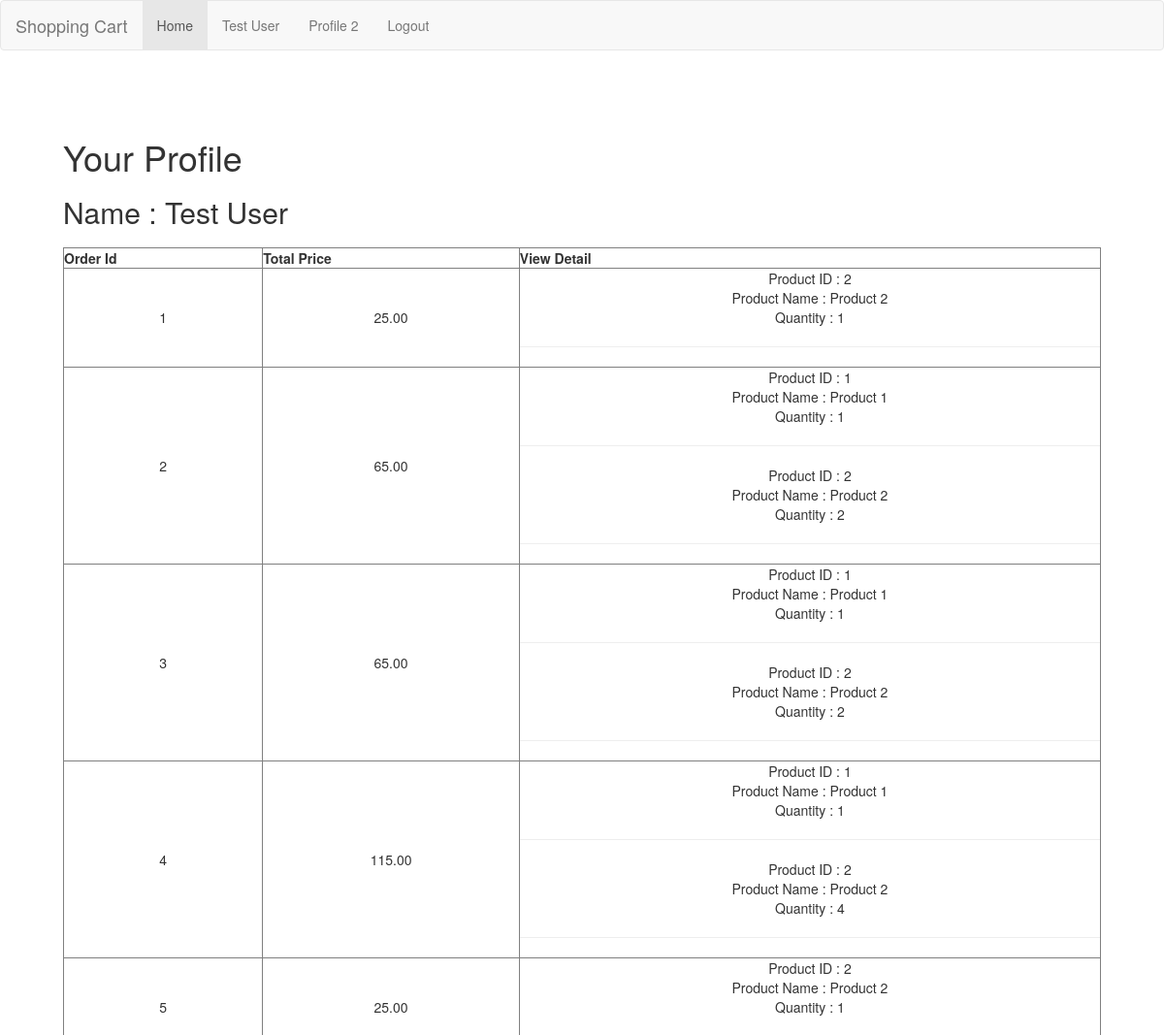
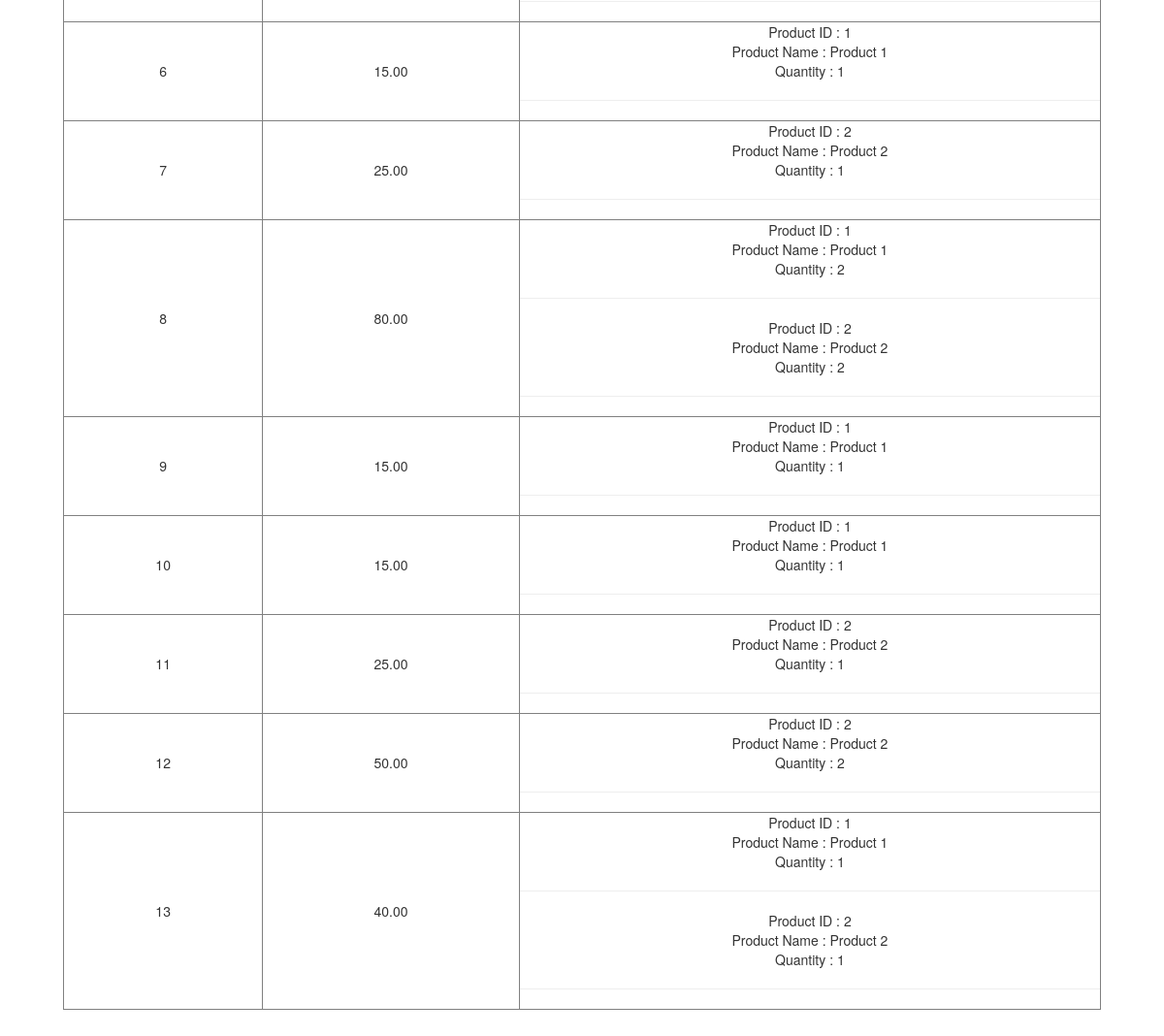
Page /profile.php (signed in) on the committed database (2 pictures, top to bottom).
### tables this page shows
CREATE TABLE `orders` (
  `id` int(11) NOT NULL,
  `customer_id` int(11) NOT NULL,
  `total_price` float(10,2) NOT NULL,
  `message` varchar(255) NOT NULL,
  `request` varchar(255) NOT NULL,
  `username` varchar(255) NOT NULL,
  `created` datetime NOT NULL,
  `modified` datetime NOT NULL,
  `status` varchar(255) DEFAULT NULL
);

CREATE TABLE `order_items` (
  `id` int(11) NOT NULL,
  `order_id` int(11) NOT NULL,
  `product_id` int(11) NOT NULL,
  `quantity` int(5) NOT NULL
);

CREATE TABLE `products` (
  `id` int(11) NOT NULL,
  `username` varchar(255) NOT NULL,
  `name` varchar(200) NOT NULL,
  `description` text NOT NULL,
  `price` float(10,2) NOT NULL,
  `created` datetime NOT NULL,
  `modified` datetime NOT NULL,
  `status` enum('1','0') NOT NULL DEFAULT '1'
);

### profile.php (the view)
<?php include  "include/header.php";
$user_id=$_SESSION['user_id'];
$query = $db->query("SELECT * FROM orders WHERE customer_id = '$user_id'");
?>
<body>
<div class="container">
    <h1>Your Profile </h1>
    <h2>Name : <?php echo $_SESSION['user_name'];?></h2>
    <table width="100%" border="1" style="text-align: center;">
        <tr>
            <th>Order Id</th>
            <th>Total Price</th>
            <th>View Detail</th>
        </tr>
        <?php while($row = $query->fetch_assoc()){ ?>
        <tr>
            <td><?php echo $row['id'];?></td>
            <td><?php echo $row['total_price'];?></td>
            <td>
                <?php
                $order_id=$row['id'];
                $query2 = $db->query("SELECT *,products.name FROM order_items left join products on products.id=order_items.product_id WHERE order_id = '".$order_id."'");
                while($row2 = $query2->fetch_assoc()){
                    echo "Product ID : ".$row2['product_id'];
                    echo "<br>";
                    echo "Product Name : ".$row2['name'];
                    echo "<br>";
                    echo "Quantity : ".$row2['quantity'];
                    echo "<hr>";
                }
                ?>
            </td>
        </tr>
        <?php } ?>
</div>
<?php include  "include/footer.php";?>

### include/header.php (shortened to what this page needs)
<!DOCTYPE html>
<html lang="en">
<head>
    <link rel="stylesheet" href="https://maxcdn.bootstrapcdn.com/bootstrap/3.3.7/css/bootstrap.min.css">
</head>
</head>
<nav class="navbar navbar-default">
  <div class="container-fluid">
    <div class="navbar-header">
      <a class="navbar-brand" href="index.php">Shopping Cart</a>
    </div>
    <div class="collapse navbar-collapse" id="bs-example-navbar-collapse-1">
      <ul class="nav navbar-nav">
        <li class="active"><a href="index.php">Home <span class="sr-only">(current)</span></a></li>
        <?php if(isset($_SESSION['logged_in'])){?>
        <li><a href="profile.php"><?php echo $_SESSION['user_name'];?></a></li>
        <li><a href="profile2.php">Profile 2</a></li>
        <li><a href="functions/logout.php">Logout</a></li>
        <?php } else { ?>
        <li><a href="login.php">Login</a></li>
        <li><a href="register.php">Register</a></li>
        <?php }?>
      </ul>
    </div>
  </div>
</nav>

### include/footer.php (shortened to what this page needs)
</body>
</html>

### include/header.php (style rules this page uses)
.container { padding: 50px; }

### rows in the picture
orders: id "1", total_price "25.00"
order_items: product "2", product.name "Product 2", quantity "1"
orders: id "2", total_price "65.00"
order_items: product "1", product.name "Product 1", quantity "1"
order_items: product "2", product.name "Product 2", quantity "2"
orders: id "3", total_price "65.00"
order_items: product "1", product.name "Product 1", quantity "1"
order_items: product "2", product.name "Product 2", quantity "2"
orders: id "4", total_price "115.00"
order_items: product "1", product.name "Product 1", quantity "1"
order_items: product "2", product.name "Product 2", quantity "4"
orders: id "5", total_price "25.00"
order_items: product "2", product.name "Product 2", quantity "1"
orders: id "6", total_price "15.00"
order_items: product "1", product.name "Product 1", quantity "1"
orders: id "7", total_price "25.00"
order_items: product "2", product.name "Product 2", quantity "1"
orders: id "8", total_price "80.00"
order_items: product "1", product.name "Product 1", quantity "2"
order_items: product "2", product.name "Product 2", quantity "2"
orders: id "9", total_price "15.00"
order_items: product "1", product.name "Product 1", quantity "1"
orders: id "10", total_price "15.00"
order_items: product "1", product.name "Product 1", quantity "1"
orders: id "11", total_price "25.00"
order_items: product "2", product.name "Product 2", quantity "1"
orders: id "12", total_price "50.00"
order_items: product "2", product.name "Product 2", quantity "2"
orders: id "13", total_price "40.00"
order_items: product "1", product.name "Product 1", quantity "1"
order_items: product "2", product.name "Product 2", quantity "1"

### other values in the picture
$_SESSION['user_name'] "Test User"
